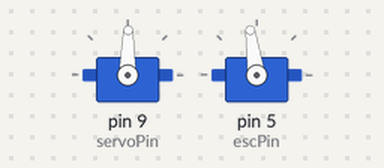
Simulated run of this sketch. Board: Arduino Uno, built with avr-gcc and run on an emulated ATmega328P. Shown: 2 × servo. What the sketch prints to the serial monitor is not drawn.

Above: at 1.55 s.
At 19.45 s:
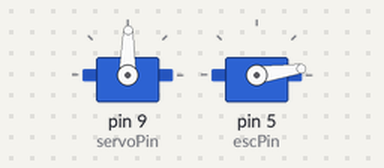
Timing chart, 0 to 24.9 s (numbered marks = the images above):
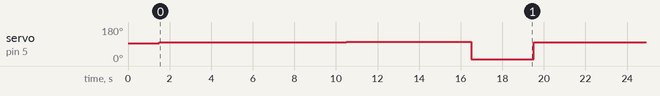

Measured:
- by itself, servo on pin 5 (escPin): ramps from 8° to 102° and jumps back, once every 18.0 s

The sketch:

backup7.ino
```cpp
#include <Servo.h>

int escPin = 5;   // esc 일반 모터 핀 번호
int servoPin = 9; // 서보 모터 핀 번호

// 카운팅용 변수
int count = 0;

// 스피드 지정 96~177 속도 점점 증가 및 중간부터 풀스로틀
// 정지 8~22
//int speeds[] = {8, 96, 97, 98, 99, 100};
//int speeds[] = {8, 97, 98, 99, 100, 101};
int speeds[] = {8, 98, 99, 100, 101, 102};

// 각도 0, 14, 29, 44, 59, 74, 89(중립), 104, 119, 134, 149, 164, 179
// directions[6]이 중앙 전진
int pos = 0;
int directions[] = {0, 14, 29, 44, 59, 74, 89, 104, 119, 134, 149, 164, 179};

Servo esc;
Servo servo;

// 정지 :: 8
void stop1() {
  esc.write(speeds[0]);
  delay(1);
}

// 전진 :: 속도 97
void speed1() {
  esc.write(speeds[1]);
  delay(1);
}

// 전진 :: 속도 98
void speed2() {
  esc.write(speeds[2]);
  delay(1);
}

// 전진 :: 속도 99
void speed3() {
  esc.write(speeds[3]);
  delay(1);
}

// 전진 :: 속도 100
void speed4() {
  esc.write(speeds[4]);
  delay(1);
}

// 전진 :: 속도 101
void speed5() {
  esc.write(speeds[5]);
  delay(1);
}

// 전진 :: 파라미터에 따른 속도 조절
void speedController(int speedStatus) {
  esc.write(speeds[speedStatus]);
  delay(1);
}

void setup() {
  Serial.begin(9600);
  pinMode(servoPin, OUTPUT);
  pinMode(escPin, OUTPUT);

  servo.attach(servoPin);
  esc.attach(escPin);

  // bldc 모터, 서보 모터 초기화
  servo.write(89);
  esc.write(95);

  delay(1500);
}

void loop() {
//  Serial.println((String)"전방 조향");
//  servo.write(89);
//  delay(3000);

//  for(int i=0; i < directions.length; i +=1) {
//    Serial.println((String)"조향 각도" + directions[i]);
//    servo.write(directions[i]);
//    delay(50);
//  }

  Serial.println((String)"전진 1단");
  speedController(1);
  delay(3000);
  Serial.println((String)"전진 2단");
  speedController(2);
  delay(3000);
  Serial.println((String)"전진 3단");
  speedController(3);
  delay(3000);
  Serial.println((String)"전진 4단");
  speedController(4);
  delay(3000);
  Serial.println((String)"전진 5단");
  speedController(5);
  delay(3000);
  Serial.println((String)"브레이크");
  speedController(0);
  delay(3000);
}
```
